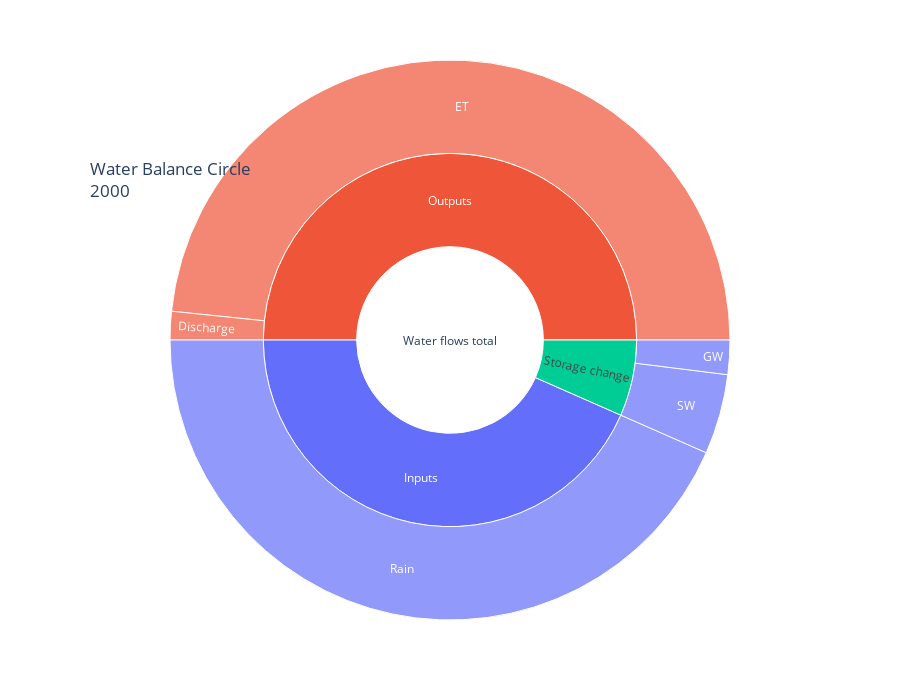
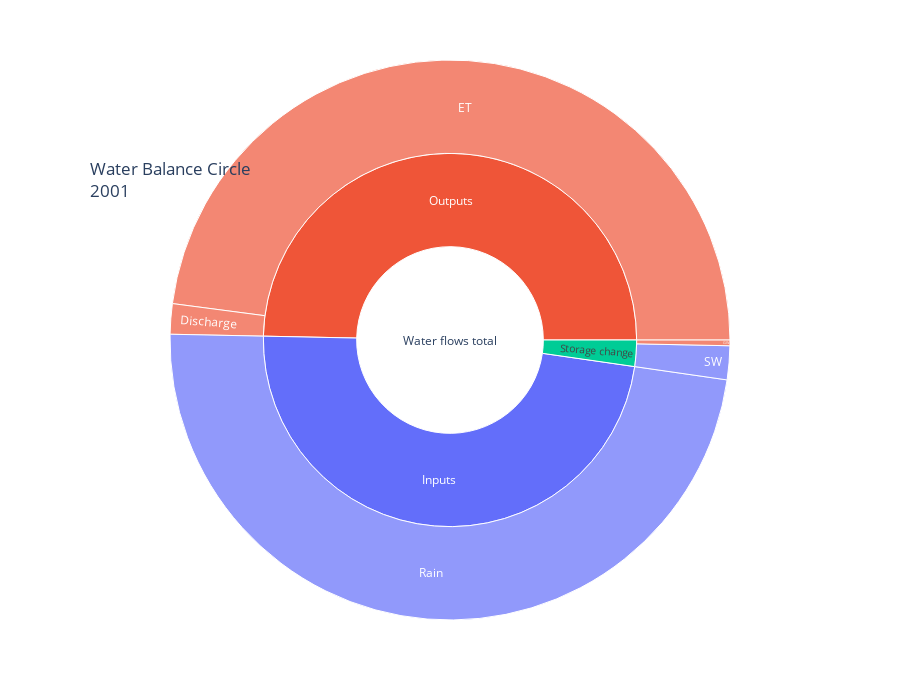
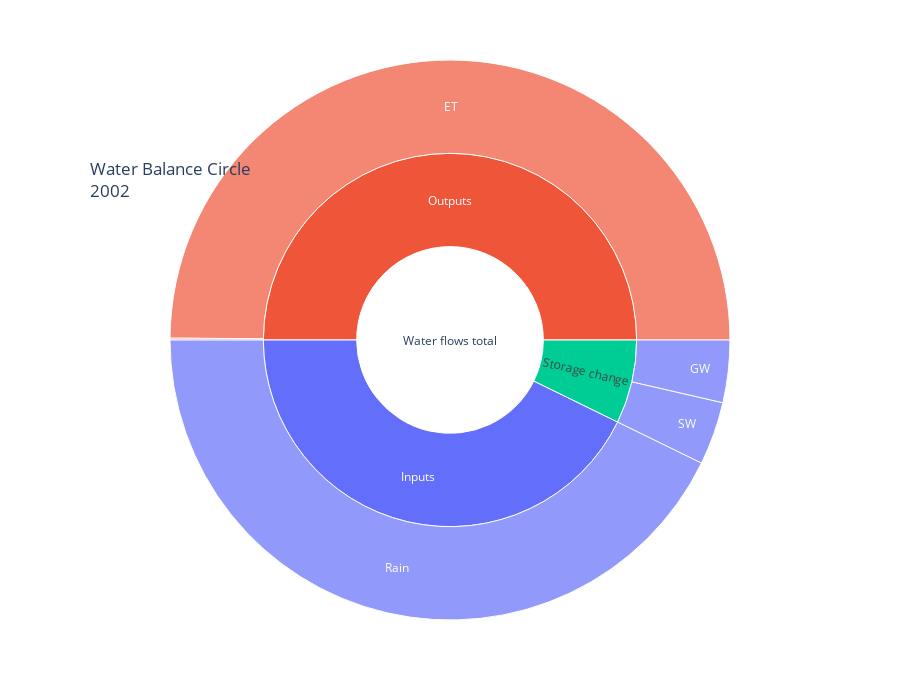
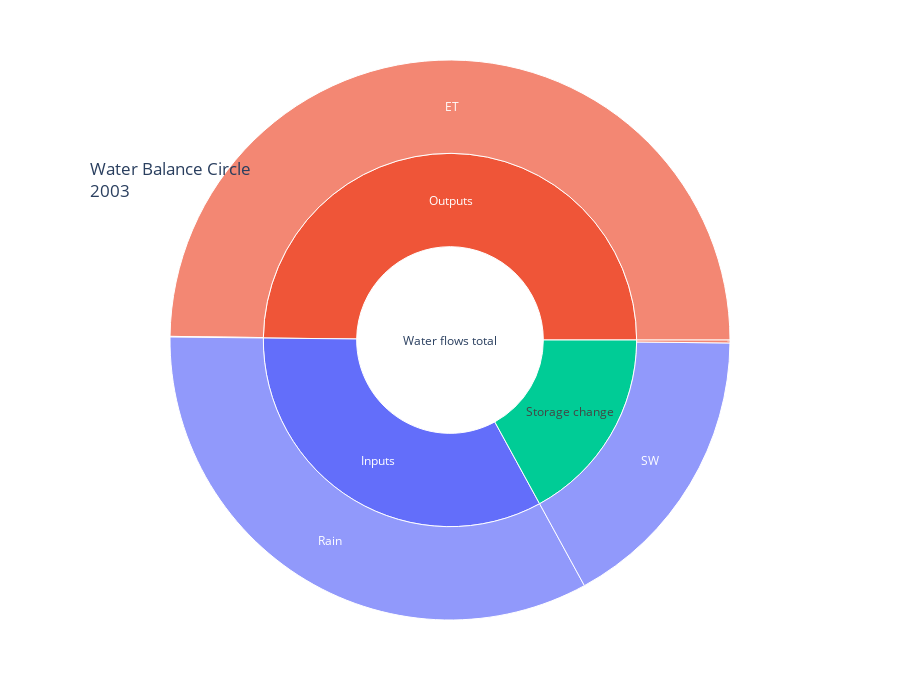

Notebook code for these charts, in order:
### Code cell
for i in range(len(WB['Inputs']))  :
    colors_Circle_main_discrete_map={'positive':'#636EFA','negative':'#EF5538', 'white':'white', 'storage':'#00CC96'}
    values_Parents_map_Circle = {'Water flows total':WB['Total'][i],
                                 'Inputs':WB['Inputs'][i], 
                                 'Outputs':WB['Outputs'][i],
                                 'Storage change':WB['Storage change'][i],
                                 '':WB['Total'][i]
                                }

    labels_Circle_main =    ['Water flows total','Inputs',           'Rain',         'Outputs',          'ET',       'Discharge',        'Storage change',       'GW',             'SW']
    parents_Circle_main =   ['',                 'Water flows total','Inputs',       'Water flows total','Outputs',  'Outputs',          'Water flows total',    'Storage change', 'Storage change']
    values_Circle_main =    [WB['Total'][i],     WB['Inputs'][i],    WB['Inputs'][i],WB['Outputs'][i],   WB['ET'][i],WB['Discharge'][i], WB['Storage change'][i],abs(WB['GW'][i]),      abs(WB['SW'][i])]
    colors_Circle_main =    ['white',            'positive'         ,'positive',     'negative',        'negative', 'negative',          'storage',             'positive' if WB['GW'][i]>0 else 'negative', 'positive' if WB['SW'][i]>0 else 'negative']

    values_Parents_Circle_main = ["{:.1%}".format(values_Circle_main[i]/values_Parents_map_Circle[parents_Circle_main[i]]) for i in range(len(values_Circle_main))]
    #colors_Circle_main =  ['white']+['positive','negative'] +  ['storage']+ ['positive' if balance>0 else 'negative'] + colors_out
    #colors_Circle_main =  ['white']+['positive','negative'] +  ['storage']+ ['white'] + colors_out

    labels  =labels_Circle_main
    parents =parents_Circle_main
    values  =values_Circle_main
    colors  =colors_Circle_main
    fractions = values_Parents_Circle_main

    d={'labels':labels, 'parents':parents, 'values':values, 'fractions':fractions, 'colors':colors}
    df = pd.DataFrame(data=d)
    fig = px.sunburst(df, names='labels', parents='parents', values='values',  branchvalues='total', color_discrete_map=colors_Circle_main_discrete_map, hover_data=['fractions'], color='colors')

    #fig.update_layout(uniformtext=dict(minsize=15, mode='hide'))
    fig.update_layout(height=700, title='Water Balance Circle<br>'+WB['Year'][i])
    fig.update_layout(
        title={'y':0.75, 'x':0.1, 'xanchor': 'left', 'yanchor': 'top'}) #, 'font_size':26})

    fig.update_layout(hoverlabel=dict(font_size=16))
    fig.show()

### Figure 1 — Plotly figure (JSON) as saved in the notebook; plotly's stock layout.template omitted (floating-point values rounded to 4 significant figures)
{"data": [{"branchvalues": "total", "customdata": [["100.0%"], ["43.4%"], ["100.0%"], ["50.0%"], ["96.7%"], ["3.3%"], ["6.6%"], ["30.0%"], ["70.0%"]], "domain": {"x": [0, 1], "y": [0, 1]}, "hovertemplate": "fractions=%{customdata[0]}<br>labels=%{label}<br>value=%{value}<br>parent=%{parent}<extra></extra>", "labels": ["Water flows total", "Inputs", "Rain", "Outputs", "ET", "Discharge", "Storage change", "GW", "SW"], "marker": {"colors": ["white", "#636EFA", "#636EFA", "#EF5538", "#EF5538", "#EF5538", "#00CC96", "#636EFA", "#636EFA"]}, "name": "", "parents": ["", "Water flows total", "Inputs", "Water flows total", "Outputs", "Outputs", "Water flows total", "Storage change", "Storage change"], "type": "sunburst", "values": [62.84, 27.27, 27.27, 31.42, 30.39, 1.031, 4.146, 1.244, 2.902]}], "layout": {"height": 700, "hoverlabel": {"font": {"size": 16}}, "legend": {"tracegroupgap": 0}, "margin": {"t": 60}, "title": {"text": "Water Balance Circle<br>2000", "x": 0.1, "xanchor": "left", "y": 0.75, "yanchor": "top"}}}

### Figure 2 — Plotly figure (JSON) as saved in the notebook; plotly's stock layout.template omitted (floating-point values rounded to 4 significant figures)
{"data": [{"branchvalues": "total", "customdata": [["100.0%"], ["48.1%"], ["100.0%"], ["49.7%"], ["96.5%"], ["3.5%"], ["2.3%"], ["14.4%"], ["85.6%"]], "domain": {"x": [0, 1], "y": [0, 1]}, "hovertemplate": "fractions=%{customdata[0]}<br>labels=%{label}<br>value=%{value}<br>parent=%{parent}<extra></extra>", "labels": ["Water flows total", "Inputs", "Rain", "Outputs", "ET", "Discharge", "Storage change", "GW", "SW"], "marker": {"colors": ["white", "#636EFA", "#636EFA", "#EF5538", "#EF5538", "#EF5538", "#00CC96", "#EF5538", "#636EFA"]}, "name": "", "parents": ["", "Water flows total", "Inputs", "Water flows total", "Outputs", "Outputs", "Water flows total", "Storage change", "Storage change"], "type": "sunburst", "values": [56.94, 27.36, 27.36, 28.28, 27.29, 0.9958, 1.297, 0.187, 1.11]}], "layout": {"height": 700, "hoverlabel": {"font": {"size": 16}}, "legend": {"tracegroupgap": 0}, "margin": {"t": 60}, "title": {"text": "Water Balance Circle<br>2001", "x": 0.1, "xanchor": "left", "y": 0.75, "yanchor": "top"}}}

### Figure 3 — Plotly figure (JSON) as saved in the notebook; plotly's stock layout.template omitted (floating-point values rounded to 4 significant figures)
{"data": [{"branchvalues": "total", "customdata": [["100.0%"], ["42.8%"], ["100.0%"], ["50.0%"], ["99.8%"], ["0.2%"], ["7.2%"], ["49.7%"], ["50.3%"]], "domain": {"x": [0, 1], "y": [0, 1]}, "hovertemplate": "fractions=%{customdata[0]}<br>labels=%{label}<br>value=%{value}<br>parent=%{parent}<extra></extra>", "labels": ["Water flows total", "Inputs", "Rain", "Outputs", "ET", "Discharge", "Storage change", "GW", "SW"], "marker": {"colors": ["white", "#636EFA", "#636EFA", "#EF5538", "#EF5538", "#EF5538", "#00CC96", "#636EFA", "#636EFA"]}, "name": "", "parents": ["", "Water flows total", "Inputs", "Water flows total", "Outputs", "Outputs", "Water flows total", "Storage change", "Storage change"], "type": "sunburst", "values": [54.89, 23.47, 23.47, 27.45, 27.39, 0.05896, 3.976, 1.975, 2.001]}], "layout": {"height": 700, "hoverlabel": {"font": {"size": 16}}, "legend": {"tracegroupgap": 0}, "margin": {"t": 60}, "title": {"text": "Water Balance Circle<br>2002", "x": 0.1, "xanchor": "left", "y": 0.75, "yanchor": "top"}}}

### Figure 4 — Plotly figure (JSON) as saved in the notebook; plotly's stock layout.template omitted (floating-point values rounded to 4 significant figures)
{"data": [{"branchvalues": "total", "customdata": [["100.0%"], ["33.1%"], ["100.0%"], ["49.8%"], ["99.9%"], ["0.1%"], ["17.0%"], ["1.0%"], ["99.0%"]], "domain": {"x": [0, 1], "y": [0, 1]}, "hovertemplate": "fractions=%{customdata[0]}<br>labels=%{label}<br>value=%{value}<br>parent=%{parent}<extra></extra>", "labels": ["Water flows total", "Inputs", "Rain", "Outputs", "ET", "Discharge", "Storage change", "GW", "SW"], "marker": {"colors": ["white", "#636EFA", "#636EFA", "#EF5538", "#EF5538", "#EF5538", "#00CC96", "#EF5538", "#636EFA"]}, "name": "", "parents": ["", "Water flows total", "Inputs", "Water flows total", "Outputs", "Outputs", "Water flows total", "Storage change", "Storage change"], "type": "sunburst", "values": [52.48, 17.39, 17.39, 26.15, 26.13, 0.01895, 8.939, 0.0897, 8.849]}], "layout": {"height": 700, "hoverlabel": {"font": {"size": 16}}, "legend": {"tracegroupgap": 0}, "margin": {"t": 60}, "title": {"text": "Water Balance Circle<br>2003", "x": 0.1, "xanchor": "left", "y": 0.75, "yanchor": "top"}}}
